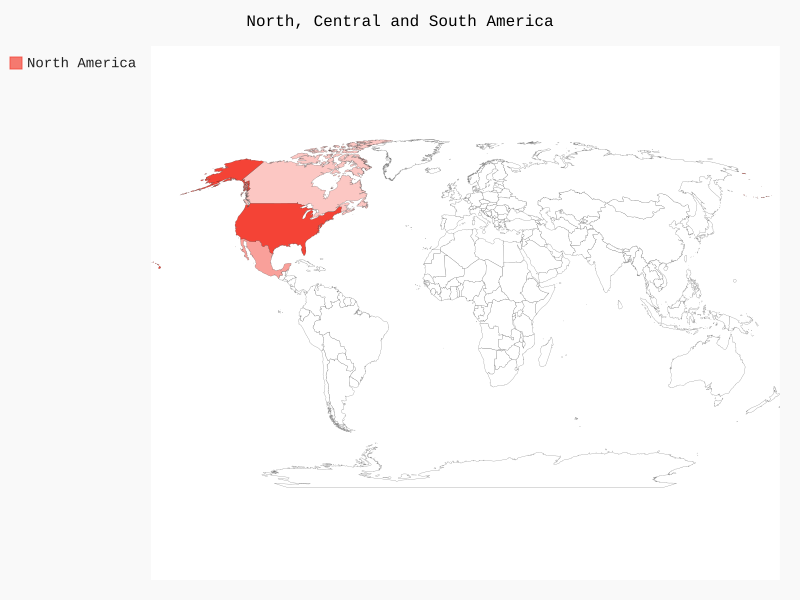

Python code for this plot:
from pygal.maps.world import World

wm = World()
wm.title = 'North, Central and South America'

wm.add('North America', {'ca': 34126000, 'us': 309349000, 'mx': 113423000})
# wm.add('Central America', ['bz', 'cr', 'gt', 'hn', 'ni', 'pa', 'sv'])
# wm.add('South America', ['ar', 'bo', 'br', 'cl', 'co', 'ec', 'gf', 'gy', 'pe', 'py', 'sr', 'uy', 've'])
wm.render_to_file('americas.svg')
